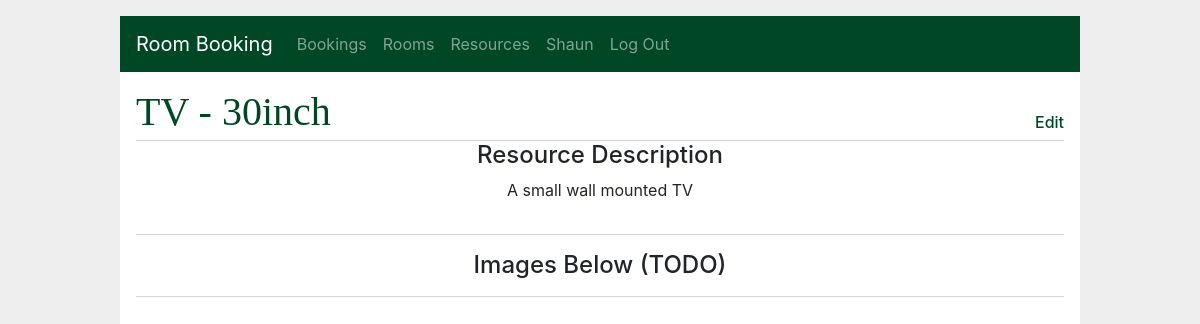
The app's page /resources/1/details (signed in) with its own data.
### app/models/user.py (models this page shows, shortened)
class User(db.Model):
    __tablename__ = "users"
    id = db.Column(db.Integer, primary_key=True, autoincrement=True, nullable=False)
    email = db.Column(db.String(150), unique=True, nullable=False)
    password = db.Column(db.Text, nullable=False)
    firstname = db.Column(db.String(150), nullable=False)
    lastname = db.Column(db.String(150), nullable=False)
    created = db.Column(db.DateTime, default=datetime.datetime.now(), nullable=False)
    role = db.Column(db.String(150), default='user', nullable=False)

### app/models/resource.py (models this page shows, shortened)
class Resource(db.Model):
    __tablename__ = 'resources'
    id = db.Column(db.Integer, primary_key=True, autoincrement=True, nullable=False)
    name = db.Column(db.String(150), unique=True, nullable=False)
    description = db.Column(db.String, nullable=False)
    room_resources = db.relationship('RoomResource', back_populates="resource", cascade='all, delete, delete-orphan')

### app/resources/routes.py (the view)
@bp.route('/<int:id>/details', methods=('GET',))
@login_required
def details(id):
    resource = Resource.query.filter_by(id=id).first()
    return render_template('resources/details.html', resource=resource)

### app/main/routes.py (called while the page is built)
@bp.before_app_request
def load_logged_in_user():
    user_id = session.get('user_id')
    if user_id is None:
        g.user = None
    else:
        g.user = User.query.filter_by(
                id=user_id).first()

def login_required(view):
    @functools.wraps(view)
    def wrapped_view(**kwargs):
        if g.user is None:
            return redirect(url_for('main.login'))
        return view(**kwargs)
    return wrapped_view

### app/templates/resources/details.html
{% extends 'base.html' %}
{% block header %}
    <h1>{% block title %}{{ resource.name }}{% endblock %}</h1>
{% if g.user.role == 'admin' %}
    <a href="{{ url_for('resources.update', id=resource.id) }}"><h6>Edit</h6></a>
{% endif %}
{% endblock %}
{% block content %}
  <h4 class="d-flex justify-content-center">Resource Description</h4>
  <div class="d-flex justify-content-center">
    <p style="white-space: pre-wrap;">{{ resource['description'] }}</p>
  </div>
    <hr>
  <div>
    <h4 class="d-flex justify-content-center">Images Below (TODO)</h4>
  </div>
  <hr>
{% endblock %}

### app/templates/base.html (shortened to what this page needs)
<!doctype html>
<html lang="en">
  <head>
    <link rel="stylesheet" href="https://stackpath.bootstrapcdn.com/bootstrap/4.3.1/css/bootstrap.min.css">
    <link rel="stylesheet" href="{{ url_for('static', filename='style.css') }}">
  </head>
  <body>
    <nav class="navbar navbar-expand-lg navbar-dark">
      <a class="navbar-brand" href="{{ url_for('main.index') }}">Room Booking</a>
      <div class="collapse navbar-collapse" id="navbarNav">
        <ul class="navbar-nav">
          {% if g.user %}
            <li class="nav-item"><a class="nav-link" href="{{ url_for('bookings.index') }}">Bookings</a>
            <li class="nav-item"><a class="nav-link" href="{{ url_for('rooms.index') }}">Rooms</a>
            <li class="nav-item"><a class="nav-link" href="{{ url_for('resources.index') }}">Resources</a>
            <li class="nav-item current-user"><a class="nav-link" href="{{ url_for('main.account') }}">{{ g.user.firstname }}</a>
            <li class="nav-item nav-right"><a class="nav-link" href="{{ url_for('main.logout') }}">Log Out</a>
          {% else %}
            <li class="nav-item"><a class="nav-link" href="{{ url_for('main.register') }}">Register</a>
            <li class="nav-item"><a class="nav-link" href="{{ url_for('main.login') }}">Log In</a>
          {% endif %}
        </ul>
      </div>
    </nav>
    <section class="content">
      <header>
        {% block header %}{% endblock %}
      </header>
      {% block content %}
      {% endblock %}
    </section>
  </body>
</html>

### app/static/style.css (style rules this page uses)
html { font-family: Libre Baskerville, serif, Montserrat,sans-serif; background: #eee; padding: 1rem; }
body { max-width: 960px; margin: 0 auto; background: white; }
h1 { font-family: serif; color: #004725; margin: 1rem 0; }
a { color: #004725; }
hr { border: none; border-top: 1px solid lightgray; }
nav { background: #004725; display: flex; align-items: center; padding: 0 0.5rem; }
nav ul { display: flex; list-style: none; margin: 0; padding: 0; border: none; }
nav ul li a, nav ul li span, header .action { display: block; padding: 0.5rem; }
.content { padding: 0 1rem 1rem; }
.content > header { border-bottom: 1px solid lightgray; display: flex; align-items: flex-end; }
.content > header h1 { flex: auto; margin: 1rem 0 0.25rem 0; }

### records on screen
User: user.firstname "Shaun"
Resource: name "TV - 30inch", description "A small wall mounted TV"
